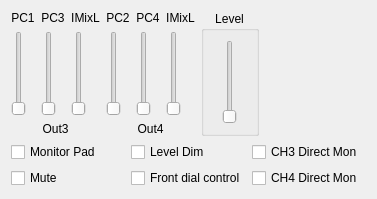
            <widget class="QWidget" name="TabPage" >
             <attribute name="title" >
              <string>Out3/&amp;4</string>
             </attribute>
             <layout class="QGridLayout" >
              <item row="1" column="0" colspan="4" >
               <layout class="QGridLayout" >
                <item row="0" column="2" >
                 <widget class="QCheckBox" name="chkMonitor3" >
                  <property name="text" >
                   <string>CH3 Direct Mon</string>
                  </property>
                  <property name="shortcut" >
                   <string/>
                  </property>
                 </widget>
                </item>
                <item row="1" column="1" >
                 <widget class="QCheckBox" name="chkHwCtrl34" >
                  <property name="text" >
                   <string>Front dial control</string>
                  </property>
                 </widget>
                </item>
                <item row="1" column="2" >
                 <widget class="QCheckBox" name="chkMonitor4" >
                  <property name="text" >
                   <string>CH4 Direct Mon</string>
                  </property>
                  <property name="shortcut" >
                   <string/>
                  </property>
                 </widget>
                </item>
                <item row="1" column="0" >
                 <widget class="QCheckBox" name="chkMute34" >
                  <property name="text" >
                   <string>Mute</string>
                  </property>
                 </widget>
                </item>
                <item row="0" column="0" >
                 <widget class="QCheckBox" name="chkPad34" >
                  <property name="text" >
                   <string>Monitor Pad</string>
                  </property>
                 </widget>
                </item>
                <item row="0" column="1" >
                 <widget class="QCheckBox" name="chkDim34" >
                  <property name="text" >
                   <string>Level Dim</string>
                  </property>
                 </widget>
                </item>
               </layout>
              </item>
              <item row="0" column="0" >
               <layout class="QGridLayout" >
                <item row="0" column="2" >
                 <widget class="QLabel" name="txtOMixIMixO3" >
                  <property name="text" >
                   <string>IMixL</string>
                  </property>
                  <property name="alignment" >
                   <set>Qt::AlignCenter</set>
                  </property>
                  <property name="wordWrap" >
                   <bool>false</bool>
                  </property>
                 </widget>
                </item>
                <item row="1" column="0" >
                 <widget class="QSlider" name="sldOMixPC1O3" >
                  <property name="minimum" >
                   <number>0</number>
                  </property>
                  <property name="maximum" >
                   <number>32767</number>
                  </property>
                  <property name="singleStep" >
                   <number>10000</number>
                  </property>
                  <property name="pageStep" >
                   <number>1000</number>
                  </property>
                  <property name="orientation" >
                   <enum>Qt::Vertical</enum>
                  </property>
                  <property name="tickInterval" >
                   <number>10000</number>
                  </property>
                 </widget>
                </item>
                <item row="2" column="0" colspan="3" >
                 <widget class="QLabel" name="txtOmixO3" >
                  <property name="text" >
                   <string>Out3</string>
                  </property>
                  <property name="alignment" >
                   <set>Qt::AlignCenter</set>
                  </property>
                  <property name="wordWrap" >
                   <bool>false</bool>
                  </property>
                 </widget>
                </item>
                <item row="0" column="1" >
                 <widget class="QLabel" name="txtOMixPC3O3" >
                  <property name="text" >
                   <string>PC3</string>
                  </property>
                  <property name="alignment" >
                   <set>Qt::AlignCenter</set>
                  </property>
                  <property name="wordWrap" >
                   <bool>false</bool>
                  </property>
                 </widget>
                </item>
                <item row="0" column="0" >
                 <widget class="QLabel" name="txtOMixPC1O3" >
                  <property name="text" >
                   <string>PC1</string>
                  </property>
                  <property name="alignment" >
                   <set>Qt::AlignCenter</set>
                  </property>
                  <property name="wordWrap" >
                   <bool>false</bool>
                  </property>
                 </widget>
                </item>
                <item row="1" column="1" >
                 <widget class="QSlider" name="sldOMixPC3O3" >
                  <property name="minimum" >
                   <number>0</number>
                  </property>
                  <property name="maximum" >
                   <number>32767</number>
                  </property>
                  <property name="singleStep" >
                   <number>10000</number>
                  </property>
                  <property name="pageStep" >
                   <number>1000</number>
                  </property>
                  <property name="orientation" >
                   <enum>Qt::Vertical</enum>
                  </property>
                  <property name="tickInterval" >
                   <number>10000</number>
                  </property>
                 </widget>
                </item>
                <item row="1" column="2" >
                 <widget class="QSlider" name="sldOMixIMixO3" >
                  <property name="minimum" >
                   <number>0</number>
                  </property>
                  <property name="maximum" >
                   <number>32767</number>
                  </property>
                  <property name="singleStep" >
                   <number>10000</number>
                  </property>
                  <property name="pageStep" >
                   <number>1000</number>
                  </property>
                  <property name="orientation" >
                   <enum>Qt::Vertical</enum>
                  </property>
                  <property name="tickInterval" >
                   <number>10000</number>
                  </property>
                 </widget>
                </item>
               </layout>
              </item>
              <item row="0" column="1" >
               <layout class="QGridLayout" >
                <item row="1" column="1" >
                 <widget class="QSlider" name="sldOMixPC4O4" >
                  <property name="minimum" >
                   <number>0</number>
                  </property>
                  <property name="maximum" >
                   <number>32767</number>
                  </property>
                  <property name="singleStep" >
                   <number>10000</number>
                  </property>
                  <property name="pageStep" >
                   <number>1000</number>
                  </property>
                  <property name="orientation" >
                   <enum>Qt::Vertical</enum>
                  </property>
                  <property name="tickInterval" >
                   <number>10000</number>
                  </property>
                 </widget>
                </item>
                <item row="0" column="1" >
                 <widget class="QLabel" name="txtOMixPC4O4" >
                  <property name="text" >
                   <string>PC4</string>
                  </property>
                  <property name="alignment" >
                   <set>Qt::AlignCenter</set>
                  </property>
                  <property name="wordWrap" >
                   <bool>false</bool>
                  </property>
                 </widget>
                </item>
                <item row="1" column="2" >
                 <widget class="QSlider" name="sldOMixIMixO4" >
                  <property name="minimum" >
                   <number>0</number>
                  </property>
                  <property name="maximum" >
                   <number>32767</number>
                  </property>
                  <property name="singleStep" >
                   <number>10000</number>
                  </property>
                  <property name="pageStep" >
                   <number>1000</number>
                  </property>
                  <property name="orientation" >
                   <enum>Qt::Vertical</enum>
                  </property>
                  <property name="tickInterval" >
                   <number>10000</number>
                  </property>
                 </widget>
                </item>
                <item row="0" column="2" >
                 <widget class="QLabel" name="txtOMixIMixO4" >
                  <property name="text" >
                   <string>IMixL</string>
                  </property>
                  <property name="alignment" >
                   <set>Qt::AlignCenter</set>
                  </property>
                  <property name="wordWrap" >
                   <bool>false</bool>
                  </property>
                 </widget>
                </item>
                <item row="1" column="0" >
                 <widget class="QSlider" name="sldOMixPC2O4" >
                  <property name="minimum" >
                   <number>0</number>
                  </property>
                  <property name="maximum" >
                   <number>32767</number>
                  </property>
                  <property name="singleStep" >
                   <number>10000</number>
                  </property>
                  <property name="pageStep" >
                   <number>1000</number>
                  </property>
                  <property name="orientation" >
                   <enum>Qt::Vertical</enum>
                  </property>
                  <property name="tickInterval" >
                   <number>10000</number>
                  </property>
                 </widget>
                </item>
                <item row="0" column="0" >
                 <widget class="QLabel" name="txtOMixPC2O4" >
                  <property name="text" >
                   <string>PC2</string>
                  </property>
                  <property name="alignment" >
                   <set>Qt::AlignCenter</set>
                  </property>
                  <property name="wordWrap" >
                   <bool>false</bool>
                  </property>
                 </widget>
                </item>
                <item row="2" column="0" colspan="3" >
                 <widget class="QLabel" name="txtOmixO4" >
                  <property name="text" >
                   <string>Out4</string>
                  </property>
                  <property name="alignment" >
                   <set>Qt::AlignCenter</set>
                  </property>
                  <property name="wordWrap" >
                   <bool>false</bool>
                  </property>
                 </widget>
                </item>
               </layout>
              </item>
              <item row="0" column="2" >
               <widget class="QGroupBox" name="groupLevel34" >
                <property name="title" >
                 <string>Level</string>
                </property>
                <property name="alignment" >
                 <set>Qt::AlignHCenter</set>
                </property>
                <layout class="QGridLayout" >
                 <item row="0" column="0" >
                  <widget class="QSlider" name="sldOut34Level" >
                   <property name="minimum" >
                    <number>0</number>
                   </property>
                   <property name="maximum" >
                    <number>127</number>
                   </property>
                   <property name="singleStep" >
                    <number>1</number>
                   </property>
                   <property name="pageStep" >
                    <number>16</number>
                   </property>
                   <property name="orientation" >
                    <enum>Qt::Vertical</enum>
                   </property>
                   <property name="tickInterval" >
                    <number>32</number>
                   </property>
                  </widget>
                 </item>
                </layout>
               </widget>
              </item>
              <item row="0" column="3" >
               <spacer>
                <property name="orientation" >
                 <enum>Qt::Horizontal</enum>
                </property>
                <property name="sizeType" >
                 <enum>QSizePolicy::Expanding</enum>
                </property>
                <property name="sizeHint" >
                 <size>
                  <width>101</width>
                  <height>21</height>
                 </size>
                </property>
               </spacer>
              </item>
             </layout>
            </widget>
